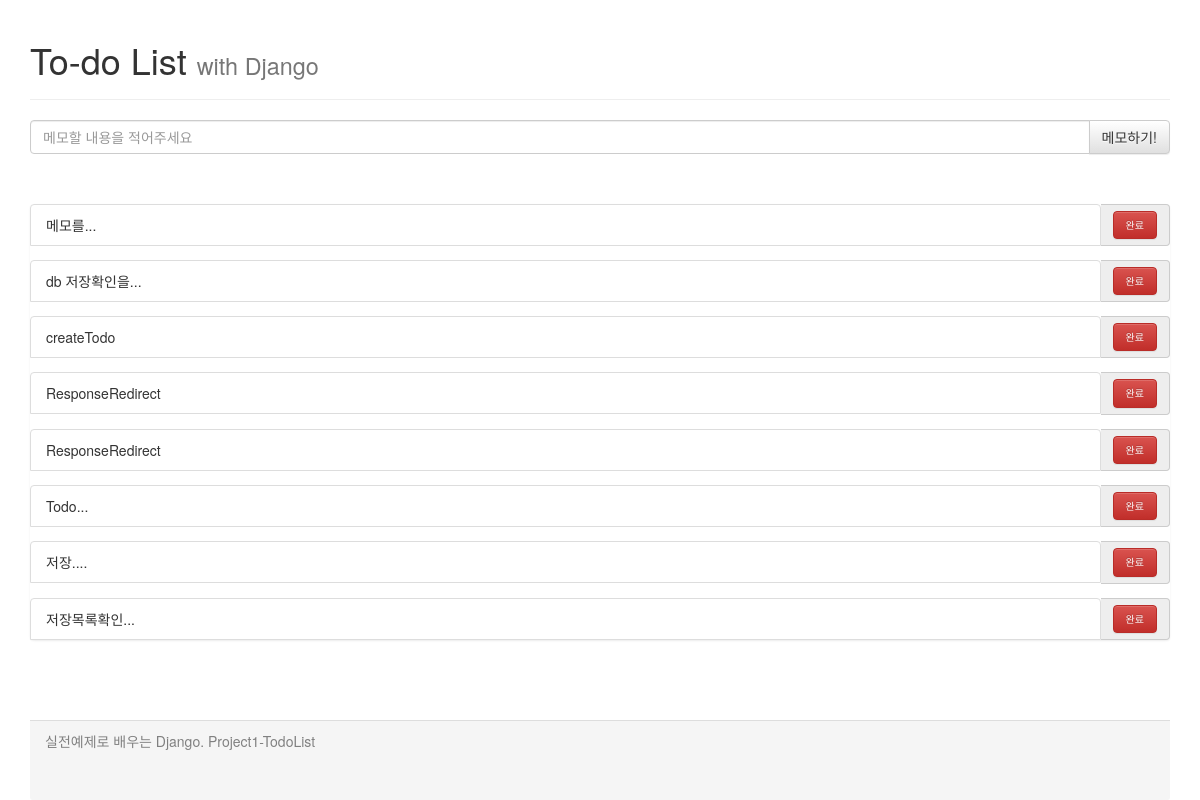
The app's page /, older data.
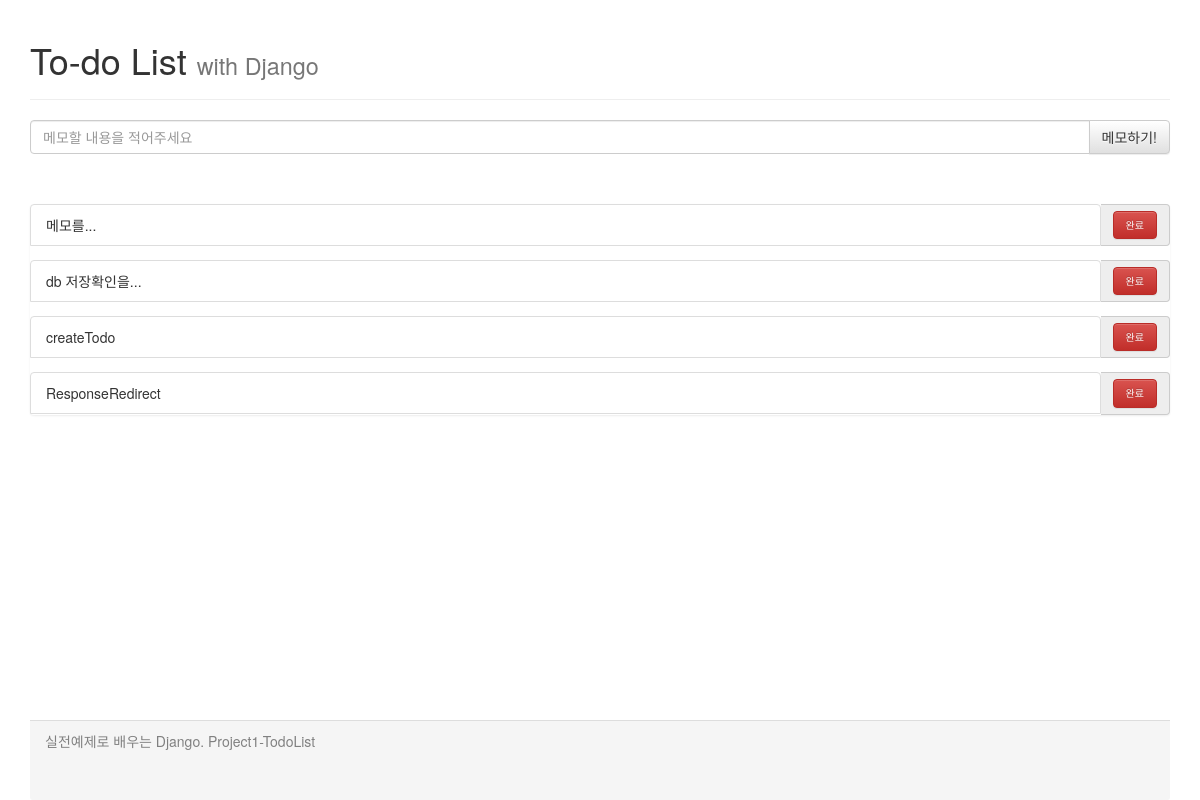
The same page, newer data.
### my_to_do_app/models.py (models this page shows)
class Todo(models.Model):
    objects = models.Manager()
    content = models.CharField(max_length=255)
    isDone  = models.BooleanField(default=False)

### my_to_do_app/views.py (the view)
# urls.py: path('', views.index, name='index'),
def index(request):
    todos = Todo.objects.all()
    contentDic = {'todos':todos}
    return render(request, 'my_to_do_app/index.html', contentDic)

### my_to_do_app/templates/my_to_do_app/index.html (shortened to what this page needs)
<html lang="ko">
<head>
    <link rel="stylesheet" href="https://maxcdn.bootstrapcdn.com/bootstrap/3.3.2/css/bootstrap.min.css">
    <link rel="stylesheet" href="https://maxcdn.bootstrapcdn.com/bootstrap/3.3.2/css/bootstrap-theme.min.css">
</head>
<body>
    <div class="container">
        <div class="header">
            <div class="page-header">
                <h1>To-do List <small>with Django</small></h1>
            </div>
        </div>
        <div class="content">
            <div class="messageDiv">
                <form action="./createTodo/" method="POST">{% csrf_token %}
                    <div class="input-group">
                        <input id="todoContent" name="todoContent" type="text" class="form-control" placeholder="메모할 내용을 적어주세요">
                        <span class="input-group-btn">
                            <button class="btn btn-default" type="submit">메모하기!</button>
                        </span>
                    </div>
                </form>
            </div>
            <div class="toDoDiv">
                <ul class="list-group">
                    {% for todo in todos %}
                    {% if todo.isDone == False %}
                    <form action="./doneTodo/" method="GET">
                        <div class="input-group" name='todo1'>
                            <li class="list-group-item">{{ todo.content }}</li>
                            <span class="input-group-addon">
                                <button type="submit" class="custom-btn btn btn-danger">완료</button>
                            </span>
                        </div>
                    </form>
                    {% endif %}
                    {% endfor %}
                </ul>
            </div>
        </div>
        <div class="panel-footer">
            실전예제로 배우는 Django. Project1-TodoList
        </div>
    </div>
</body>
</html>

Row changes from the older to the newer data that the page shows:
removed Todo: content "ResponseRedirect"
removed Todo: content "Todo..."
removed Todo: content "저장...."
removed Todo: content "저장목록확인..."
